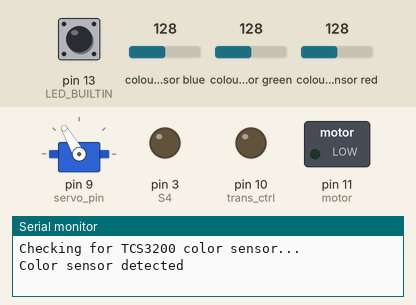
Bench run of a sketch on a simulated Arduino Leonardo, built with avr-gcc and run on an emulated ATmega32U4. Parts: servo, switched loads named in the sketch (green lamp = pin HIGH), output pins drawn as LEDs (lit = HIGH), the last lines printed to the serial monitor. Wiring (inferred from the names in the program): TCS3200 colour sensor: output pin 8; S2 pin 6; S3 pin 7; S0 pin 4; S1 pin 5. The inputs (shaded band) are chosen by the test bench; at power-on: pin 13 (LED_BUILTIN) HIGH, colour sensor blue 128, colour sensor green 128, colour sensor red 128. Pins used as bus, display or sensor lines are not drawn.

Above: at 1.2 s.
1.3 s: pin 13 (LED_BUILTIN) pulled LOW for 0.15 s
At 4.1 s:
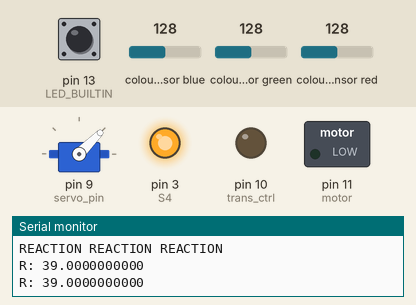
4.3 s: pin 13 (LED_BUILTIN) pulled LOW for 1 s
6.8 s: pin 13 (LED_BUILTIN) pulled LOW for 0.15 s
9.8 s: pin 13 (LED_BUILTIN) pulled LOW for 3.2 s
At 10.5 s:
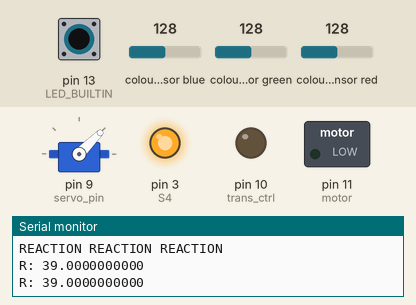
14.5 s: pin 13 (LED_BUILTIN) pulled LOW for 0.15 s
At 20.5 s:
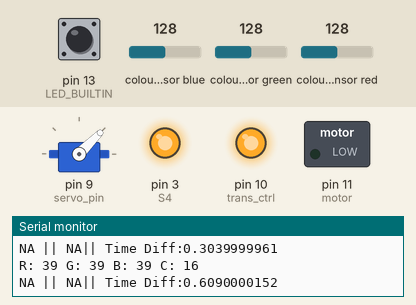
Timing chart, 0 to 21.6 s (numbered marks = the images above; inputs shaded):
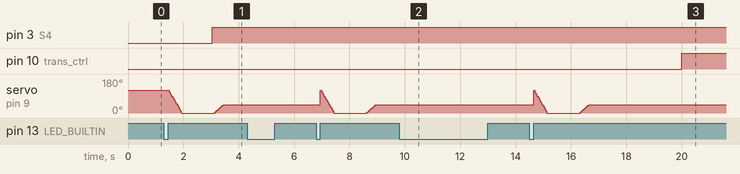

The sketch:

Integration_Feb28.ino
```cpp
// Libraries
#include <Servo.h>
#include <Wire.h>
#include <Keyboard.h>

#define S0 4
#define S1 5
#define S2 6
#define S3 7
#define S4 3
#define sensorOut 8
#define button 13

/*ADDED CODE*/
#define servo_pin 9
/*ENDS HERE*/

int redFrequency = 0;
int greenFrequency = 0;
int blueFrequency = 0;
int clearFrequency = 0;
int counter = 0;
int i = 0;       // Counter variable for taking initial red reading

// Timer variables
int startTime;
double currentTime;
double timeDiff;
double newStartTime = 0;

const int stirrer_rot_speed = 255;

const int trans_ctrl = 10; // Connect pwm pin to pin 10
const int motor = 11;
/*Added*/
Servo myservo; //servo motor
bool released = false;
bool pressed_down = false;
bool logging = false; // Alternating between T and F after every press of the button

const int max_angle = 120;
const int safe_angle = 50;
const int servo_delay = 40;
const int servo_interval = 10;

// Stopping algrithm code
double initialRed = 0;
double R_reading;

const int R_buffer_size = 50; // size of the buffer
float Array_R_Values[R_buffer_size]; // Array to store 50 latest readings
int index_R_total = 0; // Number of toal R readings recorded
int iteration_R = 0; // Number of 50 R-reading cycle
int index_R_array = 0; // Index in the Array_R_Values

const int RAvg_buffer_size = 15; // size of the buffer
float Array_R_Avg[RAvg_buffer_size]; // Array to store 15 latest R averages
int index_RAvg_total = 0; // Number of toal R avg calculated
int iteration_RAvg = 0; // Number of 15 R-Avg cycle
int index_RAvg_array = 0; // Index in the Array_R_Avg
int num_RAvg = 8; // Number of R avg values used when calculating the slope
double R_Avg_slope;
/*END*/

double PrintSensorReading(){
  // Setting RED (R) filtered photodiodes to be read
    digitalWrite(S2,LOW);
    digitalWrite(S3,LOW);

    // Reading the output frequency
    redFrequency = pulseIn(sensorOut, LOW);

    // Setting GREEN (G) filtered photodiodes to be read
    digitalWrite(S2,HIGH);
    digitalWrite(S3,HIGH);

    // Reading the output frequency
    greenFrequency = pulseIn(sensorOut, LOW);

    // Setting BLUE (B) filtered photodiodes to be read
    digitalWrite(S2,LOW);
    digitalWrite(S3,HIGH);

    // Reading the output frequency
    blueFrequency = pulseIn(sensorOut, LOW);

    // Setting Clear (C) filtered photodiodes to be read
    digitalWrite(S2,HIGH);
    digitalWrite(S3,LOW);

    // Reading the output frequency
    clearFrequency = pulseIn(sensorOut, LOW);

    // Print out the sensor readings
    Serial.print("R: "); Serial.print(redFrequency, DEC); Serial.print(" ");
    Serial.print("G: "); Serial.print(greenFrequency, DEC); Serial.print(" ");
    Serial.print("B: "); Serial.print(blueFrequency, DEC); Serial.print(" ");
    Serial.print("C: "); Serial.print(clearFrequency, DEC); Serial.print(" ");
    Serial.println(" ");

    return redFrequency;
}

// Button Activity
bool ButtonPress(int button_pin, bool &logging, bool &pressed_down, bool &released, int &i) {
    int servoButton = digitalRead(button_pin);

    if (!servoButton) { // If the button is pressed down
        pressed_down = true;
        while (pressed_down) { // While the button is held down
            servoButton = digitalRead(button_pin);
            if (servoButton) { // If the button is released
                released = true;
                pressed_down = false;
                logging = !logging; // Toggle logging state
                i = 0; // Reset the counter
                return true; // Indicate that the button was pressed and released
            }
        }
    }
    return false; // Indicate no button press action
}

// Calculate Rolling average of the R readings
double calculateRollingAverage() {
    double sum = 0.0;
    for (int i = 0; i < R_buffer_size; i++) {
        sum += Array_R_Values[i];
    }
    return sum / R_buffer_size;
}

double calculateMovingSlope() {
    double sumFirst = 0.0, sumLast = 0.0;
    for (int i = 0; i < 8; i++) {
        sumLast += Array_R_Avg[(index_RAvg_total - i) % RAvg_buffer_size]; // The sum of last values in the rolling range
        sumFirst += Array_R_Avg[(index_RAvg_total + 1 - RAvg_buffer_size + i) % RAvg_buffer_size]; // The sum of first values in the rolling range
    }
    return sumFirst - sumLast;
}

void setup() {
  // Color Sensor Code
  // Setting the outputs
  pinMode(S0, OUTPUT);
  pinMode(S1, OUTPUT);
  pinMode(S2, OUTPUT);
  pinMode(S3, OUTPUT);
  pinMode(S4, OUTPUT); // transistor ?

  // Setting the sensorOut as an input
  pinMode(sensorOut, INPUT);

  pinMode(motor, OUTPUT);
  analogWrite(motor, 0);

  pinMode(trans_ctrl, OUTPUT);

  digitalWrite(13, INPUT_PULLUP);

  // Setting frequency scaling to 20%
  digitalWrite(S0,HIGH);
  digitalWrite(S1,LOW);

  // Servo code (ADDED)
  myservo.attach(servo_pin);
  myservo.write(max_angle); //initializes the angle to 120

  Serial.begin(9600);         // initialize serial

  Serial.println("Checking for TCS3200 color sensor..."); // Initial message

  // Check the color sensor connection until connected
  while (true) {
    // Set S2 and S3 to detect red frequency
    digitalWrite(S2, LOW);
    digitalWrite(S3, LOW);

    // Measure the frequency on the sensorOut pin
    unsigned long pulseLength = pulseIn(sensorOut, LOW, 500); // 100ms timeout

    if (pulseLength > 0) {
      // If a valid pulse is detected, the sensor is connected
      Serial.println("Color sensor detected");
      break; // Exit the loop
    } else {
      // No pulse detected, sensor might not be connected
      Serial.println("No color sensor detected");
    }

    delay(2000); // Check every 2 second
  }
}

void loop() {
  char input = Serial.read();
  bool Button_Pressed = ButtonPress(button, logging, pressed_down, released, i); // Check if the button is pressed

  if (input == 115){
    logging = true;
    i = 0; // reset counter i
  }

  if (input == 116){
    logging = false;
  }

  // if (released && logging){ //if button has been pressed and released
  if ((Button_Pressed && logging) || input == 115){ //if button has been pressed and released
    Serial.println("\nREACTION REACTION REACTION");
    released = false;

    for (int i = max_angle ; i>-20 ; i -= servo_interval){
      //i sets the degree of rotation for the servo - must change it depending on delay (speed) set
      if(i < 0) { myservo.write(0); }
      myservo.write(i);
      //delays to give time to the servo to rotate -- reduce number inside to make it spin faster (controls the speed)
      delay(servo_delay);
    }
    delay(servo_delay+1000);
    digitalWrite(S4, HIGH);

    //safe angle, after the servo goes 120, goes back to 50 degrees
    for (int i = -5 ; i<safe_angle ; i += servo_interval/2){
      myservo.write(i); //min_angle
      delay(servo_delay);
    }

    digitalWrite(S2,LOW);
    digitalWrite(S3,LOW);

    // Have a 3 s delay between pressing the button and adding the starting chemical
    while (i < 6) {
      i++;
      initialRed = pulseIn(sensorOut, LOW); // obtain initial red frequency values
      Serial.print("R: "); Serial.print(initialRed, DEC); Serial.println(" "); // Print out the red value
      delay(500); //Delay 0.5 sec between each reading

      // Check Input/button activity
      input = Serial.read();
      if (input == 116){
        logging = false;
      }

      if (ButtonPress(button, logging, pressed_down, released, i) || input == 116){
        delay(100);
        break;
      }

      // If all 6 R initial reading are printted, print the start msg
      if (i == 6){
        newStartTime = millis(); // Obtain a new starttime
        Serial.println("Reaction Starts Now!");
      }
    }
  }

  else if ((logging == false)){ //Skip the printing part if logging is false
      // Serial.println("\nWAITING");
      return;
    }

/***** ENDS HERE *******/
  else{
    // Timer
    currentTime = millis();
    timeDiff = (currentTime - newStartTime)/1000;
    R_reading = PrintSensorReading();

    // Stopping algorithm ***Start***
    double R_power = pow(R_reading, 4);
    index_R_array = index_R_total % R_buffer_size;
    iteration_R = index_R_total / R_buffer_size; // iteration is an int, so it gets the quotient of the division
    Array_R_Values[index_R_array] = R_power;
    index_R_total += 1;

    if (iteration_R > 0){
      double R_rollingaverage = calculateRollingAverage();
      Serial.print(R_rollingaverage);
      Serial.print(" || ");
      index_RAvg_array = index_RAvg_total % RAvg_buffer_size;
      iteration_RAvg = index_RAvg_total / RAvg_buffer_size; // iteration is an int, so it gets the quotient of the division
      Array_R_Avg[index_RAvg_array] = R_rollingaverage;

      if(iteration_RAvg > 0){
        R_Avg_slope = calculateMovingSlope();
        Serial.print(R_Avg_slope);
        Serial.print(" ");
      } else{
        Serial.print(" NA");
      }

      index_RAvg_total += 1;

    } else{
      Serial.print("NA");
      Serial.print(" || NA");
    }

    // Change Output when the reaction reaches Endpoint
    if (timeDiff < 50){ // No endpoint detection for the first 50 s
      Serial.print("|| Time Diff:");
    } else{
      if (R_Avg_slope < 0){
        Serial.print("|| Endpoint Time:"); Serial.print(timeDiff, DEC); // Reaction Endpoint
        analogWrite(trans_ctrl, 255);
        digitalWrite(LED_BUILTIN, HIGH);

        analogWrite(motor, 0);
        digitalWrite(S4, LOW);
        while(true);
      } else{
        Serial.print("|| Time Diff:");
      }
    }
    // Stopping algorithm ***End***

    Serial.print(timeDiff, DEC);
    Serial.println(" ");

    delay(300); // adjust how frequently you want the colours to update; decided 0.3 s was optimal

    analogWrite(trans_ctrl, 255);
    digitalWrite(LED_BUILTIN, HIGH);
  }
}
```

Measured:
- after the input at 1.3 s, pin 3 (S4): LOW → HIGH after 1.8 s
- after the input at 4.3 s, every drawn part: stays the same
- after the input at 9.8 s, pin 10 (trans_ctrl): stays LOW (without the input it goes to HIGH after 2.5 s)
- after the input at 14.5 s, pin 10 (trans_ctrl): LOW → HIGH after 5.5 s
